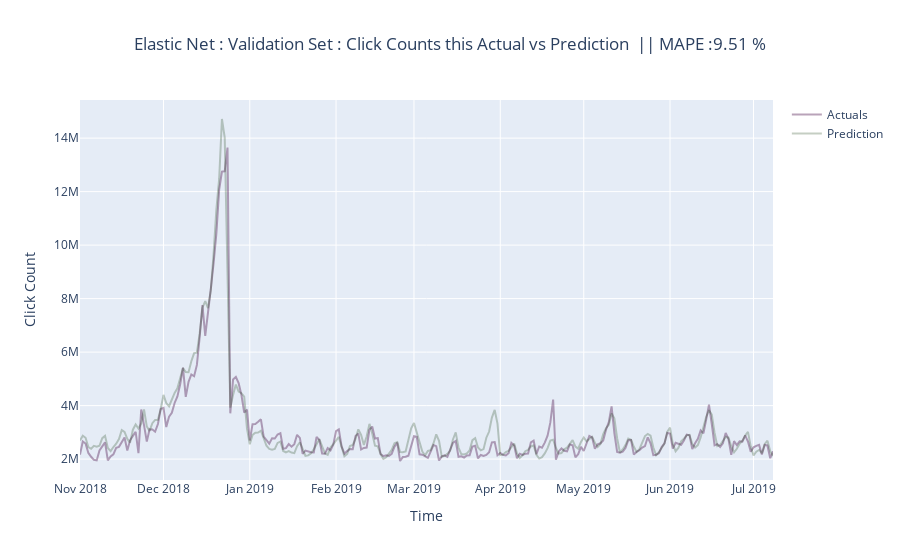

This figure's notebook cell:
### Code cell
# Elastic Net
en = create_model('en',round = 2)
tuned_en = tune_model(en, n_iter = 30, optimize = 'MAE')
test_predictions = predict_model(tuned_en, data=test)
test_predictions.rename({"Label":'Prediction'}, axis=1, inplace=True)
plot_ts(df=test_predictions, pred='Prediction', model='Elastic Net : Validation Set')

### Figure 1 — Plotly figure (JSON) as saved in the notebook; plotly's stock layout.template omitted (floating-point values rounded to 4 significant figures; data arrays with more than 128 entries replaced by an {"elided": "..."} marker saying what was removed)
{"data": [{"marker": {"color": "rgba(80, 26, 80, 0.8)"}, "mode": "lines", "name": "Actuals", "opacity": 0.5, "text": {"elided": "250 int values"}, "type": "scatter", "x": {"elided": "250 str values"}, "y": {"elided": "250 int values"}}, {"marker": {"color": "rgba(16, 50, 6, 0.8)"}, "mode": "lines", "name": "Prediction", "opacity": 0.3, "text": {"elided": "250 float values"}, "type": "scatter", "x": {"elided": "250 str values"}, "y": {"elided": "250 float values"}}], "layout": {"autosize": true, "title": {"text": "Elastic Net : Validation Set : Click Counts this Actual vs Prediction  || MAPE :9.51 % ", "x": 0.5}, "xaxis": {"autorange": true, "range": ["2018-11-01", "2019-07-08"], "ticklen": 5, "title": {"text": "Time"}, "type": "date", "zeroline": false}, "yaxis": {"autorange": true, "range": [1218000.0, 15430000.0], "ticklen": 5, "title": {"text": "Click Count"}, "type": "linear", "zeroline": false}}}
